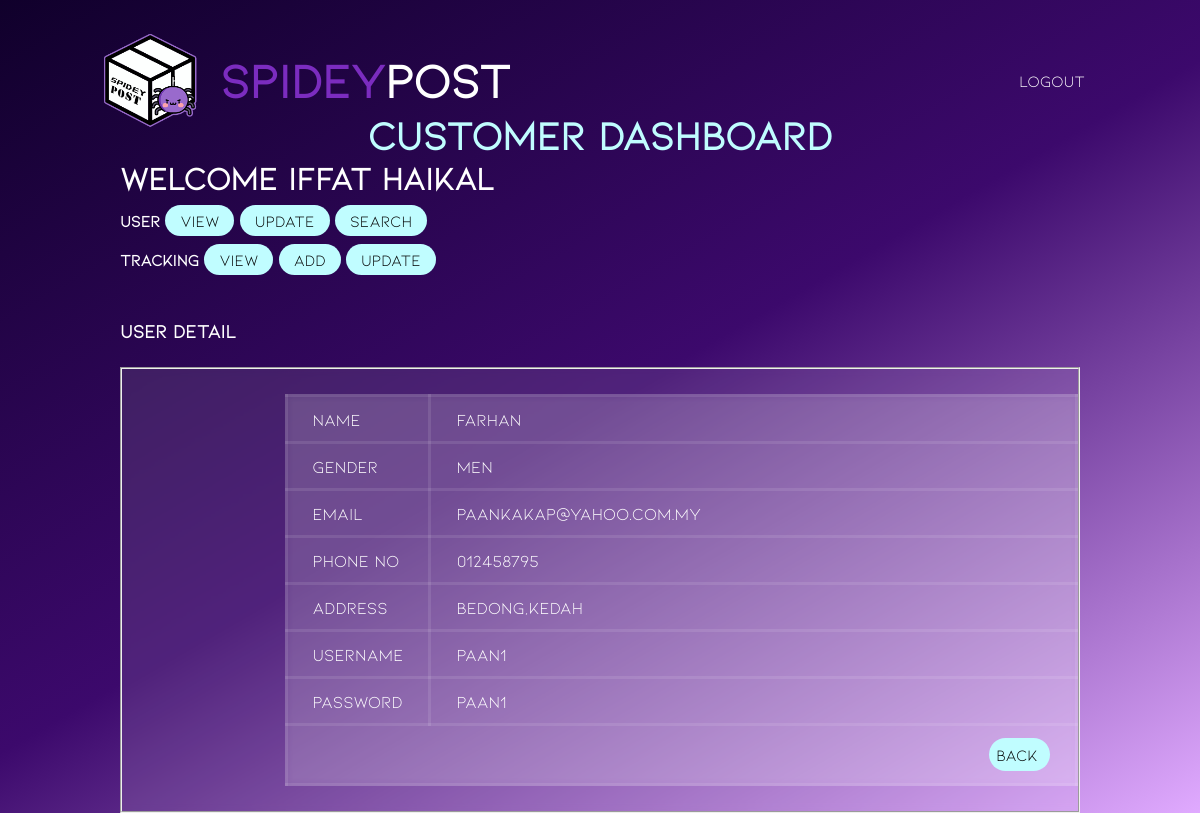
Page /employee/detail_user.php?custID=6 (signed in) on the committed database.
### tables this page shows
CREATE TABLE `customer` (
  `custID` int(10) NOT NULL,
  `username` varchar(50) NOT NULL,
  `password` varchar(50) NOT NULL,
  `custName` varchar(255) NOT NULL,
  `gender` int(5) NOT NULL,
  `custAddress` varchar(255) NOT NULL,
  `custContact` varchar(12) NOT NULL,
  `custEmail` varchar(50) NOT NULL,
  `level_id` int(3) NOT NULL
);

### employee/detail_user.php (the view, shortened to what this page needs)
<!DOCTYPE html>
<?php
include('../include/dbconn.php');
$user_id = $_GET['custID'];
?>
<html lang="en">
<head>
    <link rel="stylesheet" href="./dashboard.css">
</head>
<body>
    <header id="header">
        <a href="#" class="logo">
            <img src="../Sources/Logo.png" alt="Logo">
            <h2>
                <div>Spidey</div> Post
            </h2>
        </a>
        <ul class="navigation">
            <li><a href="../login/logout.php">Logout</a></li>
        </ul>
    </header>
    <div class="container">
        <div class="bar">
            <h1> Customer Dashboard</h1>
        </div>
        <div class="main">
            <div class="greetinguser">
                <h1>Welcome <?php echo $_SESSION['username']; ?></h1>
                <b>User</b>
                <a href="view_user.php">View</a>
                <a href="update_view_user.php">Update</a>
                <a href="search_user.php">Search</a>
                <div class="track">
                    <b>Tracking</b>
                    <a href="view_tracking.php">View</a>
                    <a href="add_tracking.php">Add</a>
                    <a href="update_view_tracking.php">Update</a>
                </div>
            </div>
        </div>
        <div class="container1">
            <h3>User Detail </h3>
            <?php
            $query = "SELECT * FROM customer WHERE custID = '$user_id' ";
            $result = mysqli_query($dbconn, $query) or die("Error: " . mysqli_error($dbconn));
            $row = mysqli_fetch_array($result);
            ?>
            <fieldset>
                <form name="edit_user" method="post" action="db_update_user.php" enctype="multipart/form-data">
                    <table class="tableContent">
                        <tr>
                            <td width="16%">Name</td>
                            <td width="84%"><?php echo ucwords(strtolower($row['custName'])); ?></td>
                        </tr>
                        <tr>
                            <td width="16%">Gender</td>
                            <td>
                                <?php if ($row['gender'] == 1) {
                                    echo 'MEN';
                                } ?>
                            </td>
                        </tr>
                        <tr>
                            <td width="16%">Email</td>
                            <td><?php echo $row['custEmail']; ?></td>
                        </tr>
                        <tr>
                            <td width="16%">Phone No</td>
                            <td><?php echo $row['custContact']; ?></td>
                        </tr>
                        <tr>
                            <td width="16%">Address</td>
                            <td><?php echo ucwords(strtolower($row['custAddress'])); ?></td>
                        </tr>
                        <tr>
                            <td width="16%">Username</td>
                            <td><?php echo $row['username']; ?>
                            </td>
                        </tr>
                        <tr>
                            <td width="16%">Password</td>
                            <td><?php echo $row['password']; ?></td>
                        </tr>
                        <tr>
                            <td align="right" colspan="2"><input type="button" name="cancel" value="Back " onclick="location.href='view_user.php'" /></td>
                        </tr>
                    </table>
                </form>
            </fieldset>
        </div>
    </div>
</body>
</html>

### employee/dashboard.css (style rules this page uses)
* { margin: 0; padding: 0; box-sizing: border-box; font-family: 'Kiona'; color: white; }
body { display: flex; justify-content: center; align-items: center; flex-wrap: wrap; background: linear-gradient(150deg, #10002b,#3c096c, #e0aaff); min-height: 100vh; background-repeat: no-repeat; background-attachment: fixed; }
#header { position: absolute; top: 0; left: 0; width: 100%; padding: 30px 100px; display: flex; justify-content: space-between; align-items: center; z-index: 10000; }
#header .logo { display: flex; color: white; font-weight: 700; font-size: 2em; text-decoration: none; }
#header .logo img { max-height: 100px; padding-right: 20px; }
#header .logo h2 { margin-top: 20px; display: flex; }
#header .logo h2 div { color: #7b2cbf; }
#header .navigation { display: flex; justify-content: center; align-items: center; }
#header .navigation li { list-style: none; margin-left: 20px; }
#header .navigation li a { text-decoration: none; padding: 6px 15px; color: white; border-radius: 20px; }
.container { position: relative; width: 80%; height: 80vh; margin-top: 5%; }
.container .bar { display: flex; justify-content: center; font-size: 20px; font-weight: 500; }
.container .bar h1 { color: #c0fdff; }
.container a { background: #c0fdff; color: #000000; padding: 6px 15px; border-radius: 20px; text-decoration: none; text-align: center; }
.greetinguser h1 { margin-bottom: 15px; }
.greetinguser .track { margin-top: 20px; }
.main { padding-bottom: 50px; }
.tableContent { border-collapse: collapse; margin: 25px 0; font-size: 17px; min-width: 400px; backdrop-filter: blur(4px); background: rgba(255, 255, 255, 0.1); }
.tableContent tbody tr { color: #fff; font-weight: 500; }
.tableContent th, .tableContent td { padding: 12px 25px; border: 3px solid rgba(255, 255, 255, 0.1); }
form { margin-left: 17%; }
form input, form textarea { padding: 15px; font-size: 16px; border: none; outline: none; background: #10002b; color: #fff; resize: none; border-radius: 30px; }
form input[type="submit"], form input[type="button"] { background: #c0fdff; color: #000000; font-weight: 500; padding: 7px; }
fieldset { margin: 25px 0; backdrop-filter: blur(4px); background: rgba(255, 255, 255, 0.1); width: 100%; }

### rows in the picture
customer: custName "Farhan", custEmail "paankakap@yahoo.com.my", custContact "012458795", custAddress "Bedong,kedah", username "paan1", password "paan1"

### other values in the picture
$_SESSION['username'] "Iffat Haikal"
